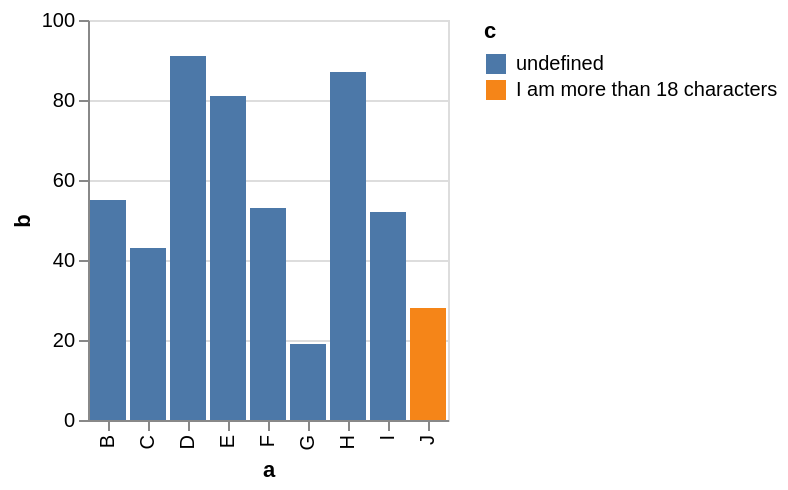

Vega-Lite specification stored for this chart:
### Vega specification from a JSON file in a GitHub repository (floating-point values rounded to 4 significant figures)
{"$schema": "https://vega.github.io/schema/vega/v5.json", "background": "white", "padding": 5, "height": 200, "style": "cell", "data": [{"name": "source_0", "values": [{"a": "J", "b": 28, "c": "I am more than 18 characters"}, {"a": "B", "b": 55}, {"a": "C", "b": 43}, {"a": "D", "b": 91}, {"a": "E", "b": 81}, {"a": "F", "b": 53}, {"a": "G", "b": 19}, {"a": "H", "b": 87}, {"a": "I", "b": 52}]}, {"name": "data_0", "source": "source_0", "transform": [{"type": "stack", "groupby": ["a"], "field": "b", "sort": {"field": ["c"], "order": ["descending"]}, "as": ["b_start", "b_end"], "offset": "zero"}, {"type": "filter", "expr": "isValid(datum[\"b\"]) && isFinite(+datum[\"b\"])"}]}], "signals": [{"name": "x_step", "value": 20}, {"name": "width", "update": "bandspace(domain('x').length, 0.1, 0.05) * x_step"}], "marks": [{"name": "marks", "type": "rect", "style": ["bar"], "from": {"data": "data_0"}, "encode": {"update": {"fill": {"scale": "color", "field": "c"}, "ariaRoleDescription": {"value": "bar"}, "description": {"signal": "\"a: \" + (isValid(datum[\"a\"]) ? datum[\"a\"] : \"\"+datum[\"a\"]) + \"; b: \" + (format(datum[\"b\"], \"\")) + \"; c: \" + (isValid(datum[\"c\"]) ? datum[\"c\"] : \"\"+datum[\"c\"])"}, "x": {"scale": "x", "field": "a"}, "width": {"signal": "max(0.25, bandwidth('x'))"}, "y": {"scale": "y", "field": "b_end"}, "y2": {"scale": "y", "field": "b_start"}}}}], "scales": [{"name": "x", "type": "band", "domain": {"data": "data_0", "field": "a", "sort": true}, "range": {"step": {"signal": "x_step"}}, "paddingInner": 0.1, "paddingOuter": 0.05}, {"name": "y", "type": "linear", "domain": {"data": "data_0", "fields": ["b_start", "b_end"]}, "range": [{"signal": "height"}, 0], "nice": true, "zero": true}, {"name": "color", "type": "ordinal", "domain": {"data": "data_0", "field": "c", "sort": true}, "range": "category"}], "axes": [{"scale": "y", "orient": "left", "gridScale": "x", "grid": true, "tickCount": {"signal": "ceil(height/40)"}, "domain": false, "labels": false, "aria": false, "maxExtent": 0, "minExtent": 0, "ticks": false, "zindex": 0}, {"scale": "x", "orient": "bottom", "grid": false, "title": "a", "labelAlign": "right", "labelAngle": 270, "labelBaseline": "middle", "zindex": 0}, {"scale": "y", "orient": "left", "grid": false, "title": "b", "labelOverlap": true, "tickCount": {"signal": "ceil(height/40)"}, "zindex": 0}], "legends": [{"fill": "color", "symbolType": "square", "title": "c"}]}
